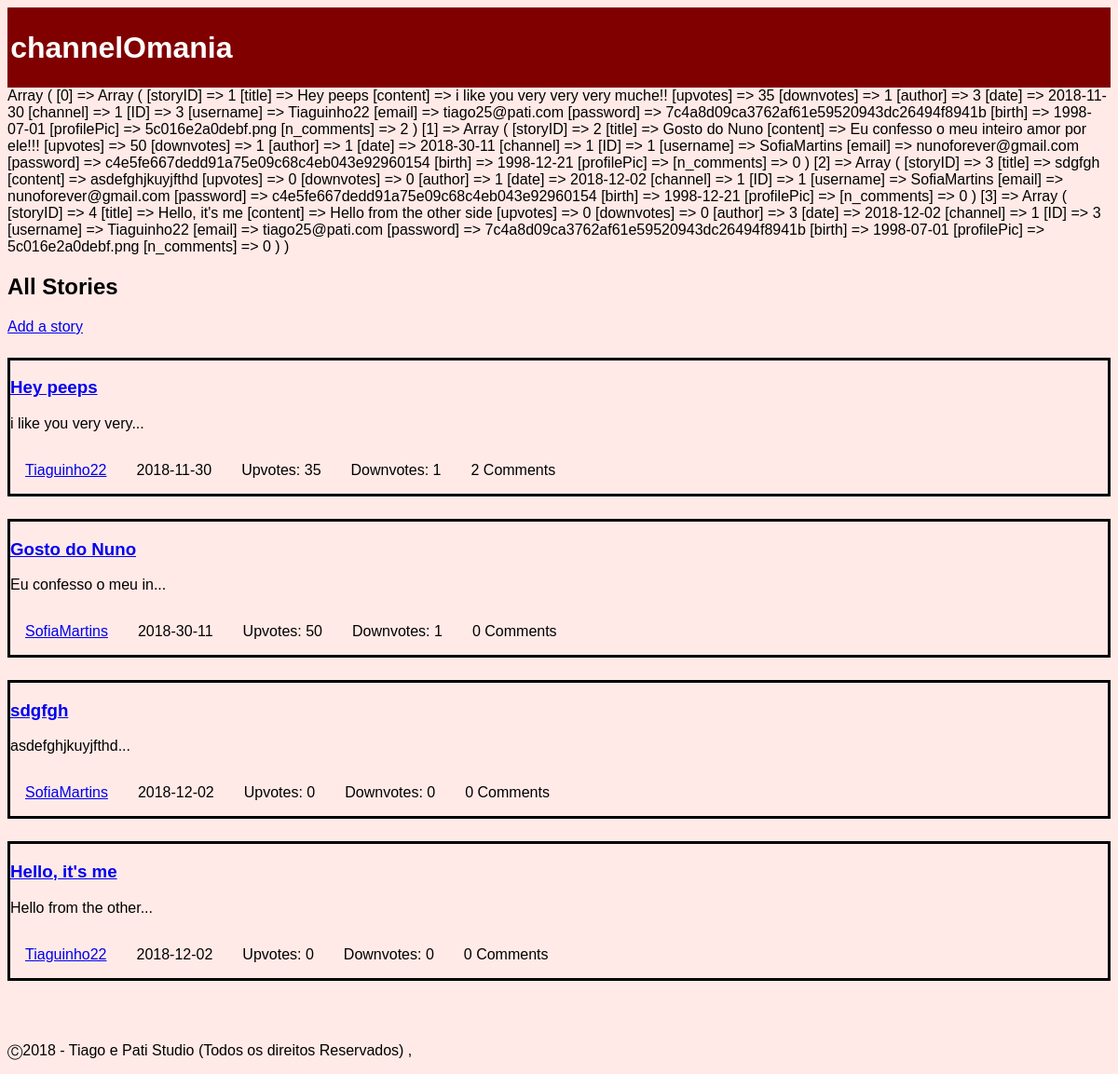
Page /pages/mainpage.php on the committed database.
### tables this page shows
CREATE TABLE 'story'
(
	'storyID' INTEGER NOT NULL PRIMARY KEY,
	'title' TEXT NOT NULL,
	'content' TEXT NOT NULL,
	'upvotes' INTEGER NOT NULL DEFAULT 0,
	'downvotes' INTEGER NOT NULL DEFAULT 0,
	'author' INTEGER NOT NULL,
	'date' TEXT NOT NULL,
	'channel' INTEGER NOT NULL,
	CONSTRAINT 'FK_author' FOREIGN KEY ('author') REFERENCES 'user' ('ID') ON DELETE No Action ON UPDATE No Action,
	CONSTRAINT 'FK_story_channel' FOREIGN KEY ('channel') REFERENCES 'channel' ('ID') ON DELETE No Action ON UPDATE No Action
);

CREATE TABLE 'user'
(
	'ID' INTEGER NOT NULL PRIMARY KEY AUTOINCREMENT,
	'username' TEXT NOT NULL,
	'email' TEXT NOT NULL,
	'password' TEXT NOT NULL,
	'birth' TEXT ,
	'profilePic' TEXT,
	CONSTRAINT 'username' UNIQUE ('username')
);

### pages/mainpage.php (called while the page is built, shortened)
<?php
  include_once('../database/db_list.php');
  include_once('../templates/tpl_common.php');
  include_once('../templates/tpl_mainpage.php');
  draw_header($_SESSION['username']);
  $storyInfo = listStory();
  print_r($storyInfo);
  draw_mainpage($storyInfo);
  draw_footer();
?>

### database/db_list.php (called while the page is built, shortened)
<?php
function listStory() {
  $db = Database::instance()->db();
  $stmt = $db->prepare('SELECT *,(SELECT COUNT(*) FROM comment WHERE comment.story == storyID) AS n_comments FROM story INNER JOIN user ON user.ID == story.author');
  $stmt->execute();
  return $stmt->fetchAll();
}
?>

### templates/tpl_mainpage.php (the view)
<?php function draw_mainpage($storyInfo) { ?>
  <h2>All Stories</h2>
  <p><a href = "../pages/new_story.php" >Add a story</a></p>
  <?php foreach($storyInfo as $story) { ?>
    <?php draw_story_list_item($story); ?>
  <?php } ?>
<?php } ?>
<?php function draw_story_list_item($story) { ?>
  <section id="story_preview">
    <h3><a href = "../pages/story.php?storyId=<?php echo($story['storyID']); ?>" ><?php echo($story['title']); ?></a></h3>
    <p><?php echo(substr($story['content'],0,20)); ?>...</p>
    <?php draw_story_info($story); ?>
  </section>
<?php } ?>
<?php function draw_story_info($story) { ?>
  <ul>
    <li><a href="../pages/profile.php?userId=<?php echo($story['author']); ?>"><?php echo($story['username']); ?></a></li>
    <li><?php echo($story['date']); ?></li>
    <li>Upvotes: <?php echo($story['upvotes']); ?></li>
    <li>Downvotes: <?php echo($story['downvotes']); ?></li>
    <li><?php echo($story['n_comments']); ?> Comments</li>
  </ul>
<?php } ?>

### templates/tpl_common.php (shortened to what this page needs)
<?php function draw_header(){
?>
<!DOCTYPE html>
<html lang="en-US">
  <head>
    <link href="../css/style.css" rel="stylesheet">
  </head>
  <body>
    <header class="header">
      <h1><a href="mainpage.php">channelOmania</a></h1>
    </header>
<?php } ?>
<?php function draw_footer(){
  ?>
  <footer>
    <p>	&#9400;2018 - Tiago e Pati Studio (Todos os direitos Reservados) ,</p>
  </footer>
</body>
</html>
<?php }
 ?>

### css/style.css (style rules this page uses)
body { font-family: Helvetica; background-color: #FFEAE7; }
.header { background-color: #800000; padding: 0.2em; position: relative; }
header a { color: white; font-family: Helvetica; text-decoration: none; }
#story_preview { margin-top: 2%; border-style: solid; }
footer { clear: left; padding-top: 50px; }
ul { display: flex; flex-wrap: wrap; flex-direction: row; padding: 0; margin: 0; }
li { text-align: center; list-style-type: none; padding: 1em; }

### rows in the picture
story: title "Hey peeps", content "i like you very very", author.username "Tiaguinho22", date "2018-11-30", upvotes "35", downvotes "1", n_comments "2"
story: title "Gosto do Nuno", content "Eu confesso o meu in", author.username "SofiaMartins", date "2018-30-11", upvotes "50", downvotes "1", n_comments "0"
story: title "sdgfgh", content "asdefghjkuyjfthd", author.username "SofiaMartins", date "2018-12-02", upvotes "0", downvotes "0", n_comments "0"
story: title "Hello, it's me", content "Hello from the other", author.username "Tiaguinho22", date "2018-12-02", upvotes "0", downvotes "0", n_comments "0"
